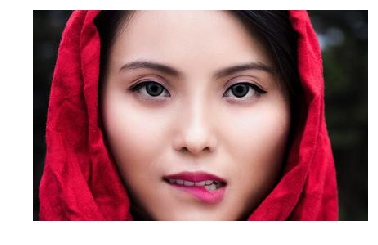
#> input picture Library/Opencv/girl.png, 378 x 245 px
$ jupyter execute --allow-errors BasicOperationWithOpenCV.ipynb
#> lines starting #> are read from the running program, lines starting #| are printed output that depends on the picture
[cell 1]
import cv2
import numpy as np
from matplotlib import pyplot as plt

[cell 2]
image=cv2.imread('girl.png',1)
#> image is the input picture: shape (245, 378, 3); mean B, G, R 124.7, 119.3, 169.6
# [8 lines of commented-out code are left out]
plt.imshow(image)
plt.show()

# Reshape image

[cell 3]
image.shape
#> Out = (245, 378, 3)

[cell 4]
half=cv2.resize(image,(0,1),fx=0.5,fy=0.5)
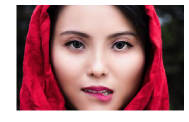
#> half: shape (122, 189, 3); mean B, G, R 124.2, 118.9, 169.3
bigger=cv2.resize(image,(300,400))
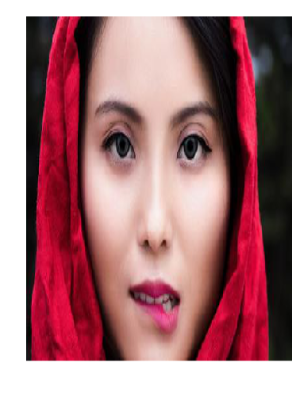
#> bigger: shape (400, 300, 3); mean B, G, R 124.6, 119.3, 169.5
strech_near=cv2.resize(image,(700,1000),interpolation=cv2.INTER_NEAREST)
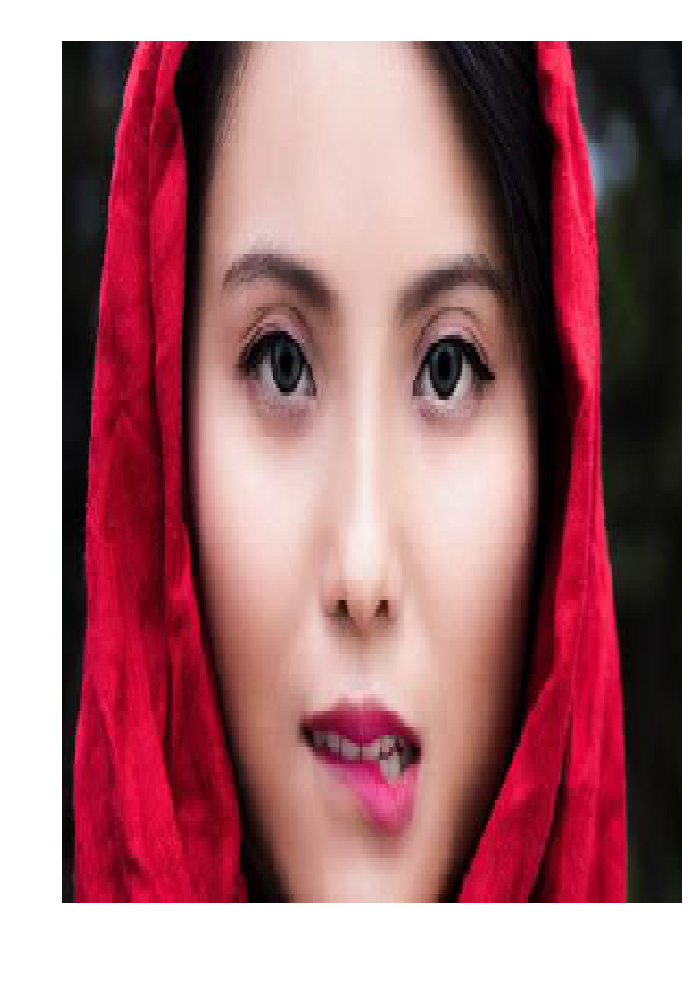
#> strech_near: shape (1000, 700, 3); mean B, G, R 124.6, 119.3, 169.6
list_image=[image,half,bigger,strech_near]
titles=['original','half','bigger','Interpolation nearest']

for i in range(len(titles)):
    plt.subplot(2,2,i+1)
    plt.title(titles[i])
    plt.imshow(list_image[i])

plt.show()
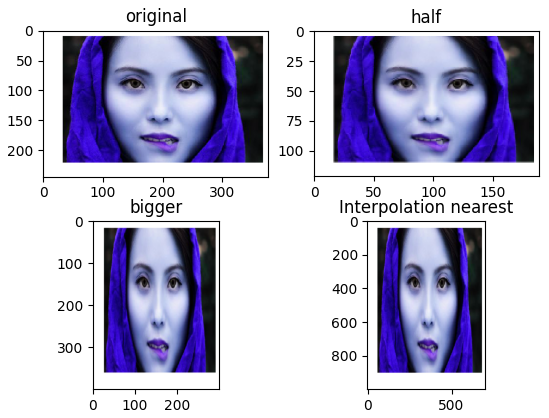
#> figure drawn by matplotlib, 4 panels; B, G, R data is drawn as R, G, B
